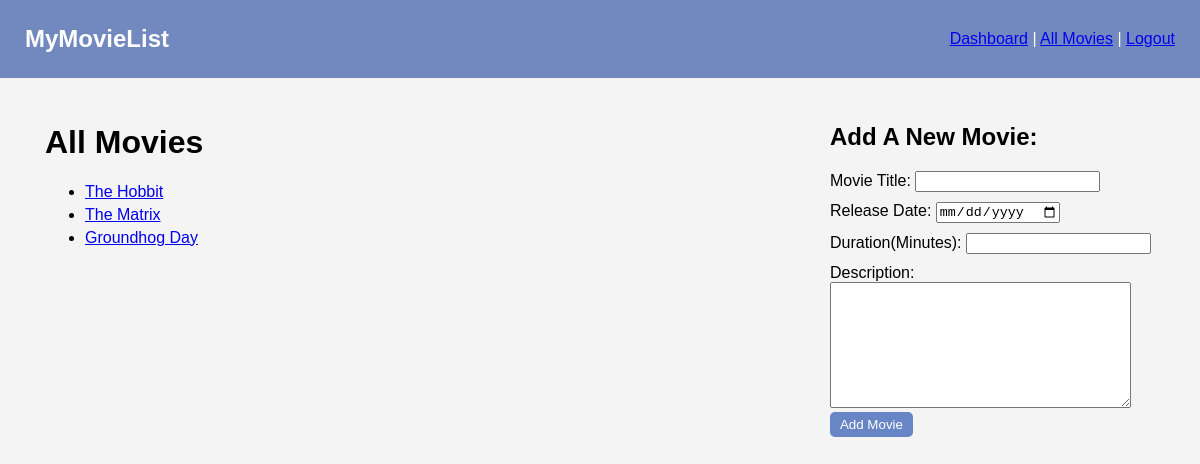
The app's page /movies/all (signed in), older data.
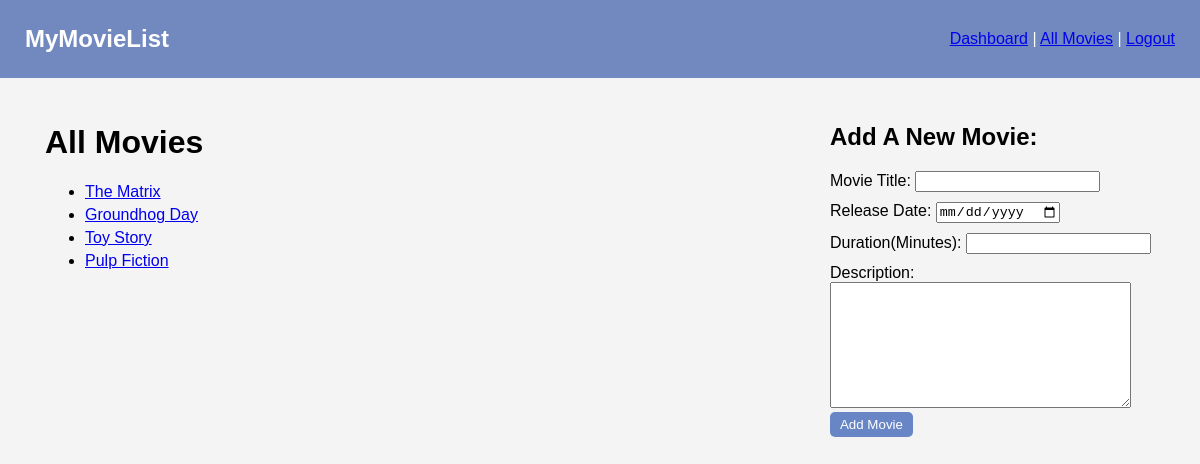
The same page, newer data.
### imdb_app/models.py (models this page shows)
class Movie(models.Model):
    title = models.CharField(max_length = 100)
    release_date = models.DateField()
    desc = models.TextField(max_length = 2000)
    duration = models.IntegerField()
    added_by = models.ForeignKey(User, related_name = 'movies', on_delete = models.CASCADE)
    favorited_by = models.ManyToManyField(User, related_name = 'favorite_movies')
    objects = MovieManager()
    created_at = models.DateTimeField(auto_now_add = True)
    updated_at = models.DateTimeField(auto_now = True)

### imdb_app/views.py (the view)
# urls.py: path('movies/all', views.showAllMovies),
def showAllMovies(request):
    context = {
        'logged_in_user' : User.objects.get(id = request.session['user_id']),
        'all_movies' : Movie.objects.all(),
    }
    return render(request, 'all_movies.html', context)

### imdb_app/templates/all_movies.html (shortened to what this page needs)
<!DOCTYPE html>
<html lang="en" class="web-html">
<head>
    {% load static %}
    <link rel="stylesheet" href="{% static 'css/style.css' %}">
</head>
<header class="nav-header">
    <div>
        <h2>MyMovieList</h2>
    </div>
    <div class="nav-details">
        <p>
            <a href="/dashboard">Dashboard</a>
            |
            <a href="/movies/all">All Movies</a>
            |
            <a href="/logout">Logout</a>
        </p>
    </div>
</header>
<body class="web-body">
    <main>
        <div id="all-movies-section">
            <div>
                <h1>All Movies</h1>
                <div class="movie-list">
                    <ul>
                        {% for movie in all_movies %}
                            <li><a href="/movies/{{movie.id}}">{{movie.title}}</a></li>
                        {% endfor %}
                    </ul>
                </div>
            </div>
            <div>
                <h2>Add A New Movie:</h2>
                <form action="/movies/processNewMovie" method="post">
                    <div>
                        <label>
                            Movie Title:
                            <input type="text" name="title" />
                        </label>
                    </div>
                    <div>
                        <label>
                            Release Date:
                            <input type="date" name="release_date" />
                        </label>
                    </div>
                    <div>
                        <label>
                            Duration(Minutes):
                            <input type="number" name="duration" />
                        </label>
                    </div>
                    <div>
                        <label>Description:</label>
                    </div>
                    <textarea name="desc" cols="35" rows="8"></textarea>
                    <div>
                        <button type="submit">Add Movie</button>
                    </div>
                </form>
            </div>
        </div>
    </main>
</body>
</html>

Row changes from the older to the newer data that the page shows:
removed Movie: title "The Hobbit"
added Movie: title "Toy Story"
added Movie: title "Pulp Fiction"
